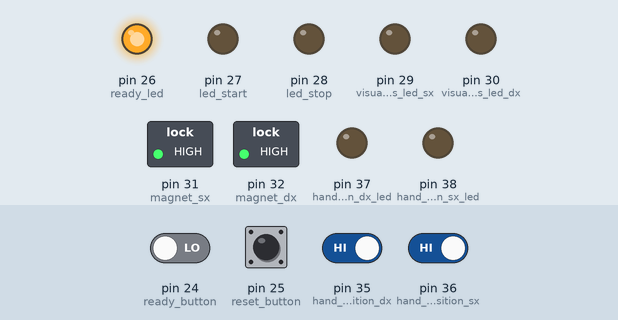
Recording of a sketch running on a simulated Arduino Mega 2560, built with avr-gcc and run on an emulated ATmega2560. Parts: switched loads named in the sketch (green lamp = pin HIGH), output pins drawn as LEDs (lit = HIGH). The test bench sets the inputs (shaded band); at power-on: pin 35 (hand_in_position_dx), pin 36 (hand_in_position_sx) HIGH, pin 24 (ready_button), pin 25 (reset_button) LOW. Random numbers use the default seed unless the sketch sets one.

Above: at 1.2 s.
1.3 s: pin 35 (hand_in_position_dx) driven LOW
At 2.5 s:
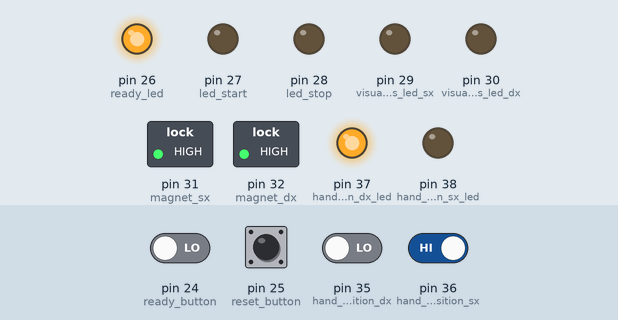
2.8 s: pin 36 (hand_in_position_sx) driven LOW
At 3.8 s:
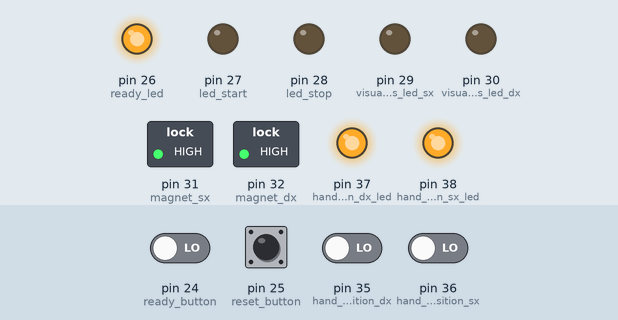
4.3 s: pin 35 (hand_in_position_dx) driven HIGH
At 5.0 s:
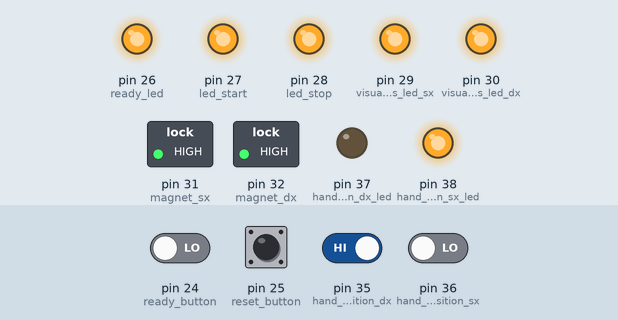
5.8 s: pin 36 (hand_in_position_sx) driven HIGH
At 6.1 s:
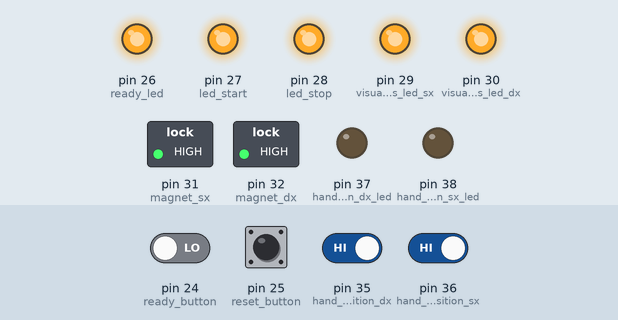
7.3 s: pin 35 (hand_in_position_dx) driven LOW
At 8.4 s:
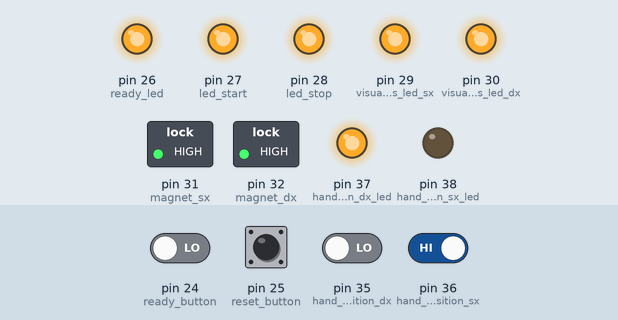
8.8 s: pin 24 (ready_button) driven HIGH and pin 36 (hand_in_position_sx) driven LOW
At 10.2 s:
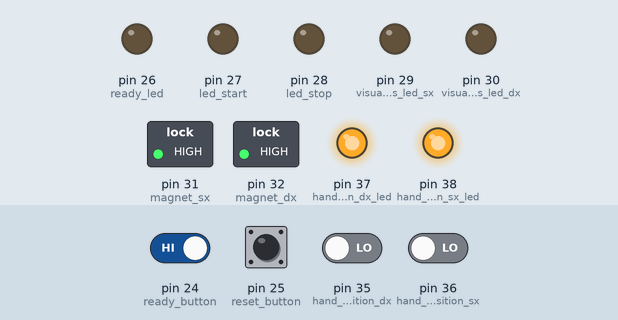
Timing chart, 0 to 20.3 s (numbered marks = the images above; inputs shaded):
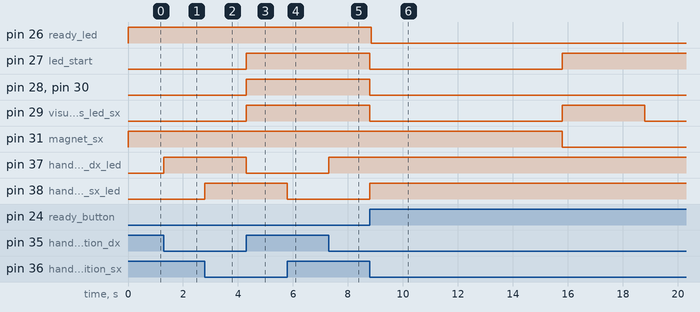

The sketch:

test_teensy_double_system_visual_stimulus_new.ino
```cpp
#define hand_sens_sx 11
#define hand_sens_dx 12

#define hand_in_position_sx 36
#define hand_in_position_dx 35
#define hand_in_position_sx_led 38
#define hand_in_position_dx_led 37

#define ready_button 24
#define reset_button 25

#define ready_led 26
#define led_start 27
#define led_stop 28

#define visual_stimulus_led_sx 29
#define visual_stimulus_led_dx 30

#define magnet_sx 31
#define magnet_dx 32

int program_execution_state = 0;
bool show_results = HIGH;

bool test_ready_state = HIGH;

bool visual_stimulus_led_state_sx = LOW;
bool visual_stimulus_led_state_dx = LOW;

bool glove_state_sx = HIGH;
bool glove_state_dx = HIGH;

bool hand_in_position_state_sx = HIGH;
bool hand_in_position_state_dx = HIGH;

bool ready_button_reading;
bool ready_button_state;             // the current reading from the input pin
bool last_ready_button_state = LOW;   // the previous reading from the input pin

unsigned long debounce_delay = 50;    // the debounce time; increase if the output flickers
unsigned long last_debounce_time_ready = 0;  // the last time the output pin was toggled

bool reset_button_reading;
bool reset_button_state;             // the current reading from the input pin
bool last_reset_button_state = LOW;   // the previous reading from the input pin

unsigned long last_debounce_time_reset = 0;  // the last time the output pin was toggled

volatile byte led_start_state = LOW;
volatile byte led_stop_state = LOW;

unsigned long rand_time = 0;
unsigned long stimuly_duration = 3000;
unsigned long test_time_ready = 0;
unsigned long test_time_start = 0;
volatile unsigned long test_time_end_sx = 0;
volatile unsigned long test_time_end_dx = 0;
unsigned long test_elapsed_time_sx = 0;
unsigned long test_elapsed_time_dx = 0;

bool ongoing_test_sx = LOW;
bool ongoing_test_dx = LOW;

int test_type = 0; //0 only sx, 1 only dx, 2 both sx and dx

void setup() {
  //Serial.begin(115200);

  pinMode(visual_stimulus_led_sx, OUTPUT);
  pinMode(visual_stimulus_led_dx, OUTPUT);

  pinMode(led_start, OUTPUT);
  pinMode(led_stop, OUTPUT);
  pinMode(hand_sens_sx, INPUT_PULLUP);
  pinMode(hand_sens_dx, INPUT_PULLUP);

  pinMode(hand_in_position_sx, INPUT);
  pinMode(hand_in_position_dx, INPUT);
  pinMode(hand_in_position_sx_led, OUTPUT);
  pinMode(hand_in_position_dx_led, OUTPUT);

  pinMode(ready_button, INPUT);
  pinMode(reset_button, INPUT);

  pinMode(ready_led, OUTPUT);
  pinMode(magnet_sx, OUTPUT);
  pinMode(magnet_dx, OUTPUT);

  digitalWrite(ready_led, test_ready_state);
  digitalWrite(magnet_sx, glove_state_sx);
  digitalWrite(magnet_dx, glove_state_dx);
  digitalWrite(led_start, led_start_state);
  digitalWrite(led_stop, led_stop_state);
  digitalWrite(visual_stimulus_led_sx, visual_stimulus_led_state_sx);
  digitalWrite(visual_stimulus_led_dx, visual_stimulus_led_state_dx);

  attachInterrupt(digitalPinToInterrupt(hand_sens_sx), stop_test_ISR_sx, RISING);
  attachInterrupt(digitalPinToInterrupt(hand_sens_dx), stop_test_ISR_dx, RISING);
}

void loop() {
  hand_in_position_state_sx = digitalRead(hand_in_position_sx);
  hand_in_position_state_dx = digitalRead(hand_in_position_dx);
  switch(program_execution_state){
    case(0):  //sSerial.println("Case 0: ");
              if ((hand_in_position_state_sx == LOW) && (hand_in_position_state_dx == LOW)){
                led_start_state = LOW;
                led_stop_state = LOW;
                visual_stimulus_led_state_sx = LOW;
                visual_stimulus_led_state_dx = LOW;
                program_execution_state = 1;
              }
              break;
    case(1):  //Serial.println("Case 1: ");
              ready_button_reading = digitalRead(ready_button);
              if (ready_button_reading != last_ready_button_state){
                // reset the debouncing timer
                last_debounce_time_ready = millis();
              }

              if ((millis() - last_debounce_time_ready) > debounce_delay){
                if (ready_button_reading != ready_button_state){
                  ready_button_state = ready_button_reading;

                  // only toggle if the new button state is HIGH
                  if (ready_button_state == HIGH){
                    test_time_ready = millis();
                    randomSeed(millis());
                    rand_time = random(5000, 10000);
                    test_type = random(0, 3);
                    Serial.println("Test type: " + String(test_type));
                    switch(test_type){
                      case(0): ongoing_test_sx = HIGH; break;
                      case(1): ongoing_test_dx = HIGH; break;
                      case(2): ongoing_test_sx = HIGH; ongoing_test_dx = HIGH; break;
                      default: ongoing_test_sx = LOW; ongoing_test_dx = LOW;
                    }
                    test_ready_state = LOW;
                    program_execution_state = 2;
                  }
                }
              }
              last_ready_button_state = ready_button_reading;

              //check hands in position
              //hand_in_position_state_sx = digitalRead(hand_in_position_sx);
              //hand_in_position_state_dx = digitalRead(hand_in_position_dx);
              if ((hand_in_position_state_sx == HIGH) || (hand_in_position_state_dx == HIGH)){
                program_execution_state = -1;
                Serial.println("Hands not in position: ");
              }

              //reset code
              reset_button_reading = digitalRead(reset_button);
              if (reset_button_reading != last_reset_button_state){
                // reset the debouncing timer
                last_debounce_time_reset = millis();
              }

              if ((millis() - last_debounce_time_reset) > debounce_delay){
                if (reset_button_reading != reset_button_state){
                  reset_button_state = reset_button_reading;

                  // only toggle if the new button state is HIGH
                  if (reset_button_state == HIGH){
                    program_execution_state = -1;
                  }
                }
              }
              // save the reading. Next time through the loop, it'll be the lastButtonState:
              last_reset_button_state = reset_button_reading;

              break;
    case(2):  //Serial.println("Case 2: ");
              if ((millis() - test_time_ready) >= rand_time){
                switch(test_type){
                  case(0): visual_stimulus_led_state_sx = HIGH;
                           glove_state_sx = LOW;
                           break;
                  case(1): visual_stimulus_led_state_dx = HIGH;
                           glove_state_dx = LOW;
                           break;
                  case(2): visual_stimulus_led_state_sx = HIGH;
                           visual_stimulus_led_state_dx = HIGH;
                           glove_state_sx = LOW;
                           glove_state_dx = LOW;
                           break;
                  default: visual_stimulus_led_state_sx = LOW;
                           visual_stimulus_led_state_dx = LOW;
                           glove_state_sx = HIGH;
                           glove_state_dx = HIGH;
                           break;
                }
                program_execution_state = 3;
                test_time_start = millis();
                led_start_state = HIGH;
              }

              //check hands in position
              if ((hand_in_position_state_sx == HIGH) || (hand_in_position_state_dx == HIGH)){
                program_execution_state = -1;
                Serial.println("Hands not in position: ");
              }

              //reset code
              reset_button_reading = digitalRead(reset_button);
              if (reset_button_reading != last_reset_button_state){
                // reset the debouncing timer
                last_debounce_time_reset = millis();
              }

              if ((millis() - last_debounce_time_reset) > debounce_delay){
                if (reset_button_reading != reset_button_state){
                  reset_button_state = reset_button_reading;

                  // only toggle if the new button state is HIGH
                  if (reset_button_state == HIGH){
                    program_execution_state = -1;
                  }
                }
              }
              // save the reading. Next time through the loop, it'll be the lastButtonState:
              last_reset_button_state = reset_button_reading;
              break;
    case(3):  //Serial.println("Case 3: ");
              if ((millis() - test_time_start) >= stimuly_duration){
                switch(test_type){
                  case(0): visual_stimulus_led_state_sx = LOW; break;
                  case(1): visual_stimulus_led_state_dx = LOW; break;
                  case(2): visual_stimulus_led_state_sx = LOW; visual_stimulus_led_state_dx = LOW; break;
                  default: visual_stimulus_led_state_sx = LOW; visual_stimulus_led_state_dx = LOW;
                }
                program_execution_state = 4;
              }

              if (ongoing_test_sx == LOW && ongoing_test_dx == LOW){
                visual_stimulus_led_state_sx = LOW;
                visual_stimulus_led_state_dx = LOW;
                led_start_state = LOW;
                led_stop_state = HIGH;
                program_execution_state = 5;
              }
              else if (ongoing_test_sx == LOW){
                visual_stimulus_led_state_sx = LOW;
              }
              else if (ongoing_test_dx == LOW){
                visual_stimulus_led_state_dx = LOW;
              }

              //reset code
              reset_button_reading = digitalRead(reset_button);
              if (reset_button_reading != last_reset_button_state){
                // reset the debouncing timer
                last_debounce_time_reset = millis();
              }

              if ((millis() - last_debounce_time_reset) > debounce_delay){
                if (reset_button_reading != reset_button_state){
                  reset_button_state = reset_button_reading;

                  // only toggle if the new button state is HIGH
                  if (reset_button_state == HIGH){
                    program_execution_state = -1;
                  }
                }
              }
              // save the reading. Next time through the loop, it'll be the lastButtonState:
              last_reset_button_state = reset_button_reading;
              break;
    case(4):  //Serial.println("Case 4: ");
              reset_button_reading = digitalRead(reset_button);
              if (ongoing_test_sx == LOW && ongoing_test_dx == LOW){
                visual_stimulus_led_state_sx = LOW;
                visual_stimulus_led_state_dx = LOW;
                led_start_state = LOW;
                led_stop_state = HIGH;
                program_execution_state = 5;
              }
              else if (ongoing_test_sx == LOW){
                visual_stimulus_led_state_sx = LOW;
              }
              else if (ongoing_test_dx == LOW){
                visual_stimulus_led_state_dx = LOW;
              }

              //reset code
              if (reset_button_reading != last_reset_button_state){
                // reset the debouncing timer
                last_debounce_time_reset = millis();
              }

              if ((millis() - last_debounce_time_reset) > debounce_delay){
                if (reset_button_reading != reset_button_state){
                  reset_button_state = reset_button_reading;

                  // only toggle if the new button state is HIGH
                  if (reset_button_state == HIGH){
                    program_execution_state = -1;
                  }
                }
              }
              // save the reading. Next time through the loop, it'll be the lastButtonState:
              last_reset_button_state = reset_button_reading;
              break;
    case(5):  //Serial.println("Case 5: ");
              switch(test_type){
                case(0): test_elapsed_time_sx = test_time_end_sx - test_time_start; break;
                case(1): test_elapsed_time_dx = test_time_end_dx - test_time_start; break;
                case(2): test_elapsed_time_sx = test_time_end_sx - test_time_start;
                         test_elapsed_time_dx = test_time_end_dx - test_time_start;
                         break;
                default: test_elapsed_time_sx = 0;
                         test_elapsed_time_dx = 0;
                         break;
              }

              if (show_results){
                Serial.println("Elapsed time sx: " + String(test_elapsed_time_sx));
                Serial.println("Elapsed time dx: " + String(test_elapsed_time_dx));
                show_results = LOW;
              }

              //reset code
              reset_button_reading = digitalRead(reset_button);
              if (reset_button_reading != last_reset_button_state){
                // reset the debouncing timer
                last_debounce_time_reset = millis();
              }

              if ((millis() - last_debounce_time_reset) > debounce_delay){
                if (reset_button_reading != reset_button_state){
                  reset_button_state = reset_button_reading;

                  // only toggle if the new button state is HIGH
                  if (reset_button_state == HIGH){
                    program_execution_state = -1;
                  }
                }
              }
              // save the reading. Next time through the loop, it'll be the lastButtonState:
              last_reset_button_state = reset_button_reading;
              break;
    default:  //Serial.println("Case default: ");
              glove_state_sx = HIGH; //reset state
              glove_state_dx = HIGH;
              led_start_state = HIGH; //LOW;
              led_stop_state = HIGH; //LOW;
              show_results = HIGH;
              test_ready_state = HIGH;
              visual_stimulus_led_state_sx = HIGH; //LOW;
              visual_stimulus_led_state_dx = HIGH; //LOW;
              program_execution_state = 0;
              ongoing_test_sx = LOW;
              ongoing_test_dx = LOW;
              test_time_ready = 0;
              test_time_start = 0;
              test_time_end_sx = 0;
              test_time_end_dx = 0;
              test_elapsed_time_sx = 0;
              test_elapsed_time_dx = 0;

              program_execution_state = 0;
  }
  digitalWrite(ready_led, test_ready_state);
  digitalWrite(magnet_sx, glove_state_sx);
  digitalWrite(magnet_dx, glove_state_dx);
  digitalWrite(led_start, led_start_state);
  digitalWrite(led_stop, led_stop_state);
  digitalWrite(visual_stimulus_led_sx, visual_stimulus_led_state_sx);
  digitalWrite(visual_stimulus_led_dx, visual_stimulus_led_state_dx);
  digitalWrite(hand_in_position_sx_led, (1-hand_in_position_state_sx));
  digitalWrite(hand_in_position_dx_led, (1-hand_in_position_state_dx));
}
```

stop_test_double_ISR.ino
```cpp
void stop_test_ISR_sx(){
  test_time_end_sx = millis();
  ongoing_test_sx = LOW;
}

void stop_test_ISR_dx(){
  test_time_end_dx = millis();
  ongoing_test_dx = LOW;
}
```

Measured:
- after the input at 1.3 s, pin 37 (hand_in_position_dx_led): LOW → HIGH at once
- after the input at 2.8 s, pin 38 (hand_in_position_sx_led): LOW → HIGH at once
- after the input at 4.3 s, pin 27 (led_start), pin 28 (led_stop), pin 29 (visual_stimulus_led_sx), pin 30 (visual_stimulus_led_dx): LOW → HIGH at once; pin 37 (hand_in_position_dx_led): HIGH → LOW at once
- after the input at 5.8 s, pin 38 (hand_in_position_sx_led): HIGH → LOW at once
- after the input at 7.3 s, pin 37 (hand_in_position_dx_led): LOW → HIGH at once
- after the input at 8.8 s, pin 26 (ready_led): HIGH → LOW after 0.05 s; pin 27 (led_start): HIGH → LOW at once, → HIGH 7.0 s later; pin 28 (led_stop), pin 30 (visual_stimulus_led_dx): HIGH → LOW at once; pin 29 (visual_stimulus_led_sx): HIGH → LOW at once, → HIGH 7.0 s later, → LOW 3.0 s later; pin 31 (magnet_sx): HIGH → LOW after 7.0 s
